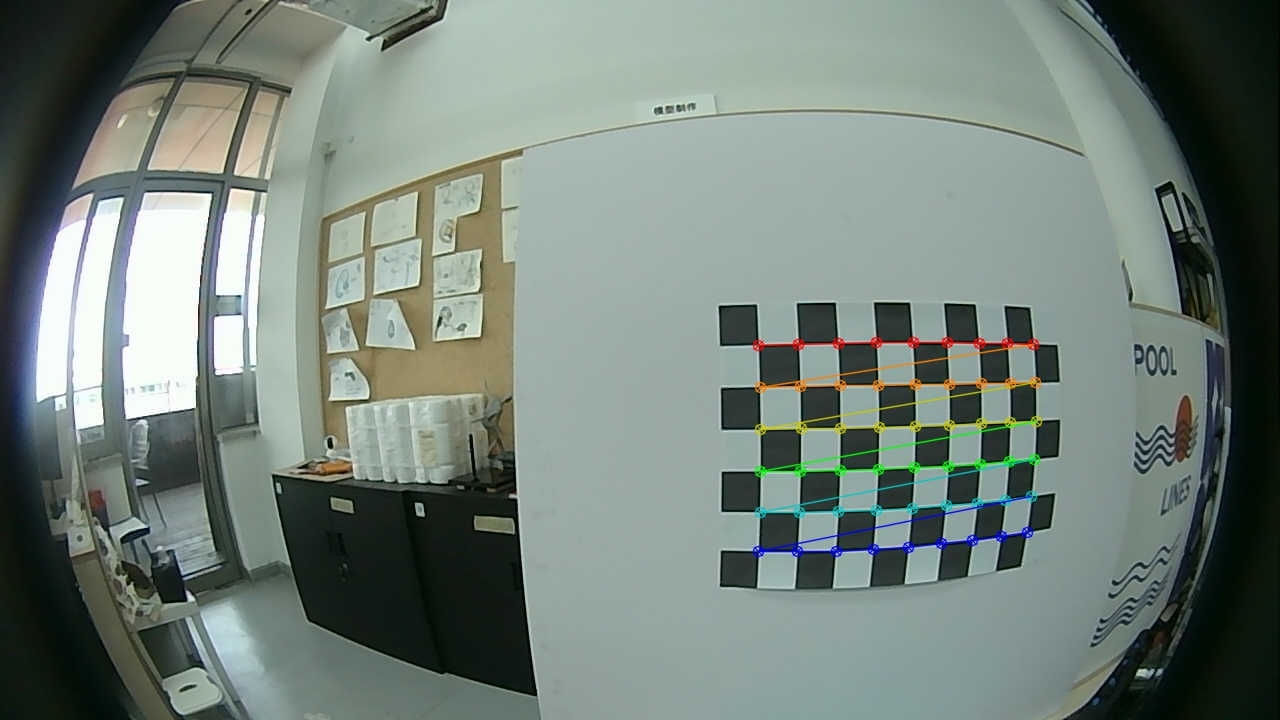
#> input picture BiCamera/findCorners11.jpg, 1280 x 720 px; its folder holds 4 pictures in this run
$ python '标定过程.py'
#> lines starting #> are read from the running program, lines starting #| are printed output that depends on the picture
import numpy as np
import cv2
import glob

# 设置迭代终止条件
criteria = (cv2.TERM_CRITERIA_EPS + cv2.TERM_CRITERIA_MAX_ITER, 30, 0.001)

# 设置 object points, 形式为 (0,0,0), (1,0,0), (2,0,0) ....,(6,5,0)
objp = np.zeros((9*6, 3), np.float32)  # 根据实际棋盘格大小进行修改
objp[:, :2] = np.mgrid[0:9, 0:6].T.reshape(-1, 2)

# 用arrays存储所有图片的object points 和 image points
objpoints = []  # 3D点的实际坐标
imgpoints = []  # 2D点在图像平面的坐标

# 用glob匹配文件夹中所有文件名含有“.jpg"的图片
images = glob.glob("*.jpg")  # 根据实际路径进行修改

for fname in images:
    img = cv2.imread(fname)
#> img is the input picture: shape (720, 1280, 3); mean B, G, R 121.3, 129, 115.6
    gray = cv2.cvtColor(img, cv2.COLOR_BGR2GRAY)
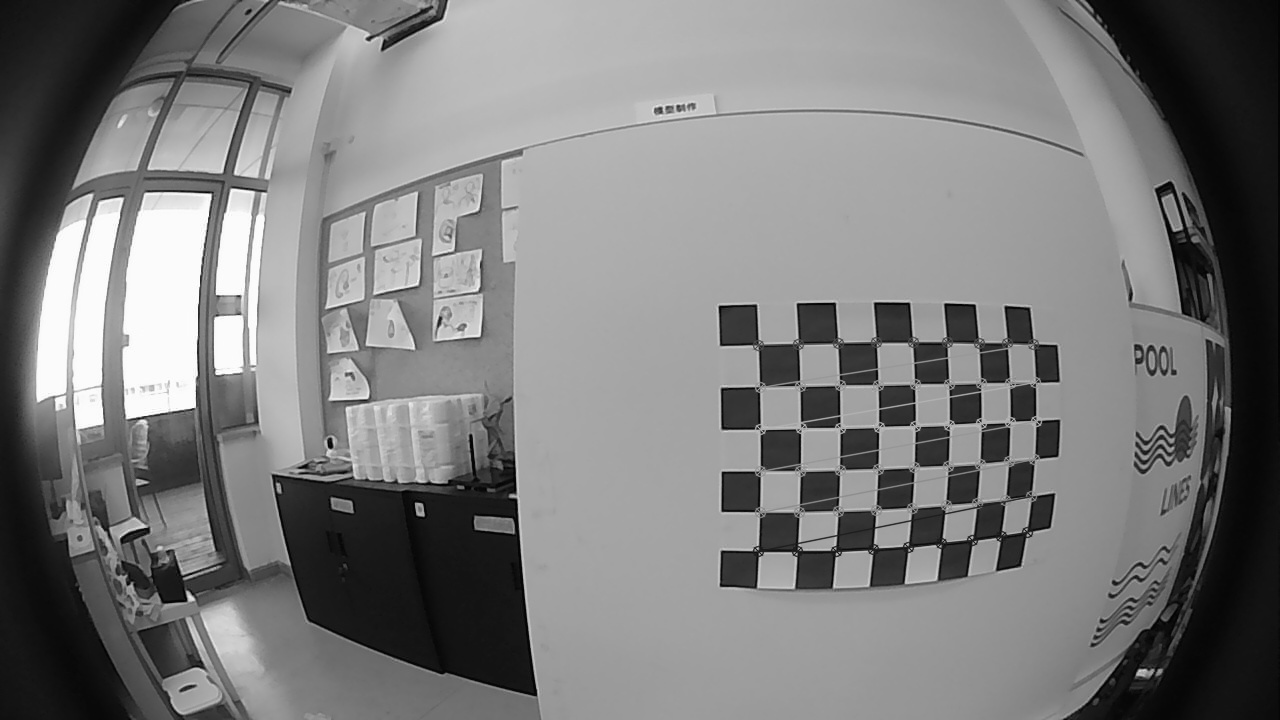
#> gray: shape (720, 1280); min 1, max 255, mean 124.1
    # 查找棋盘格角点
    ret, corners = cv2.findChessboardCorners(gray, (9, 6), None)
#> ret = False; corners = None
    # 如果找到了就添加 object points, image points
    if ret == True:
        objpoints.append(objp)
        corners2 = cv2.cornerSubPix(gray, corners, (11, 11), (-1, -1), criteria)
        imgpoints.append(corners2)
        # 对角点连接画线加以展示
        cv2.drawChessboardCorners(img, (9, 6), corners2, ret)
        cv2.imshow('img', img)
        cv2.waitKey(500)
#> pass 2 of the loop `for fname in images:`:
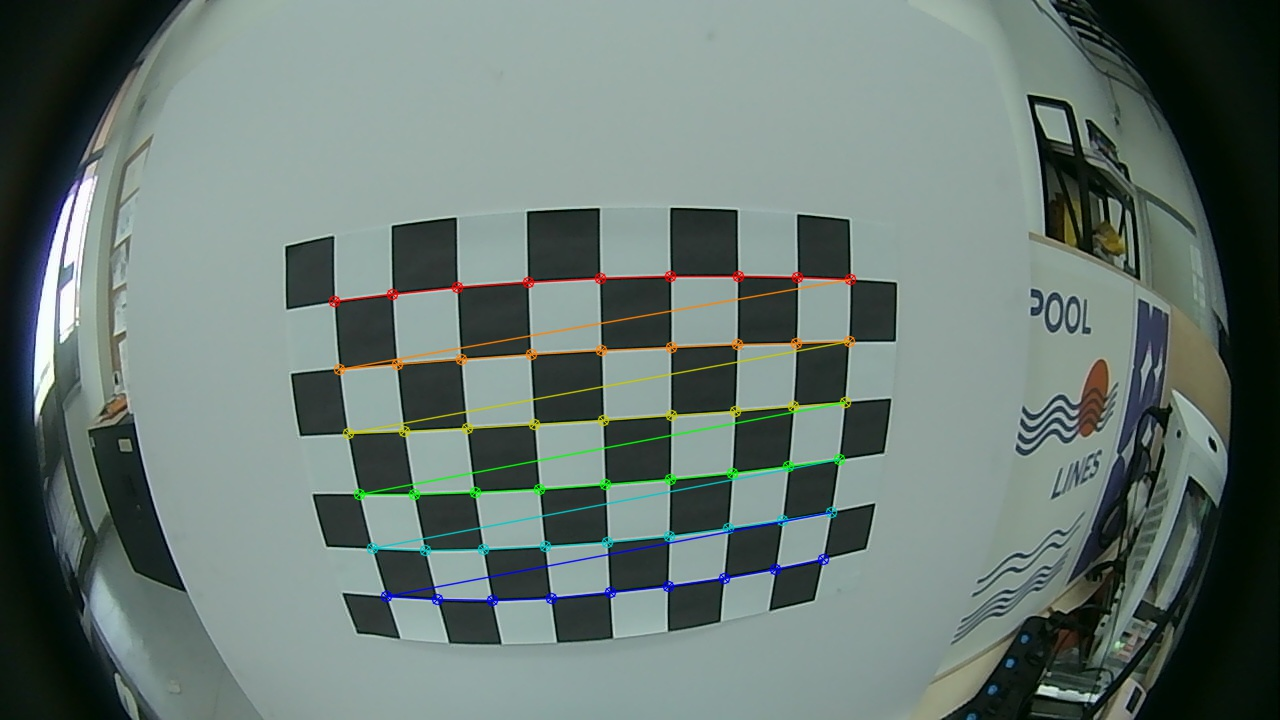
#> input picture BiCamera/findCorners12.jpg, 1280 x 720 px
#> img is the input picture: shape (720, 1280, 3); mean B, G, R 114.4, 120.2, 104.9
#> `gray = cv2.cvtColor(img, cv2.COLOR_BGR2GRAY)`:
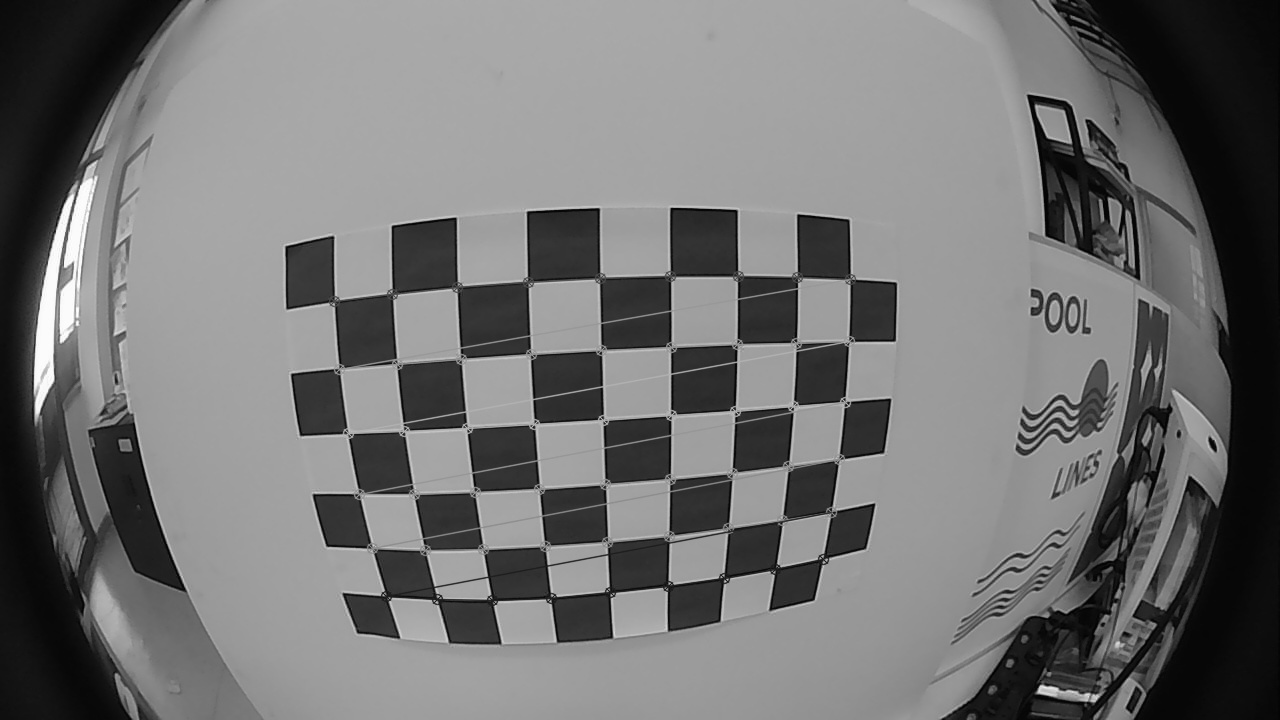
#> gray: shape (720, 1280); min 1, max 255, mean 114.9
#> pass 3 of the loop `for fname in images:`:
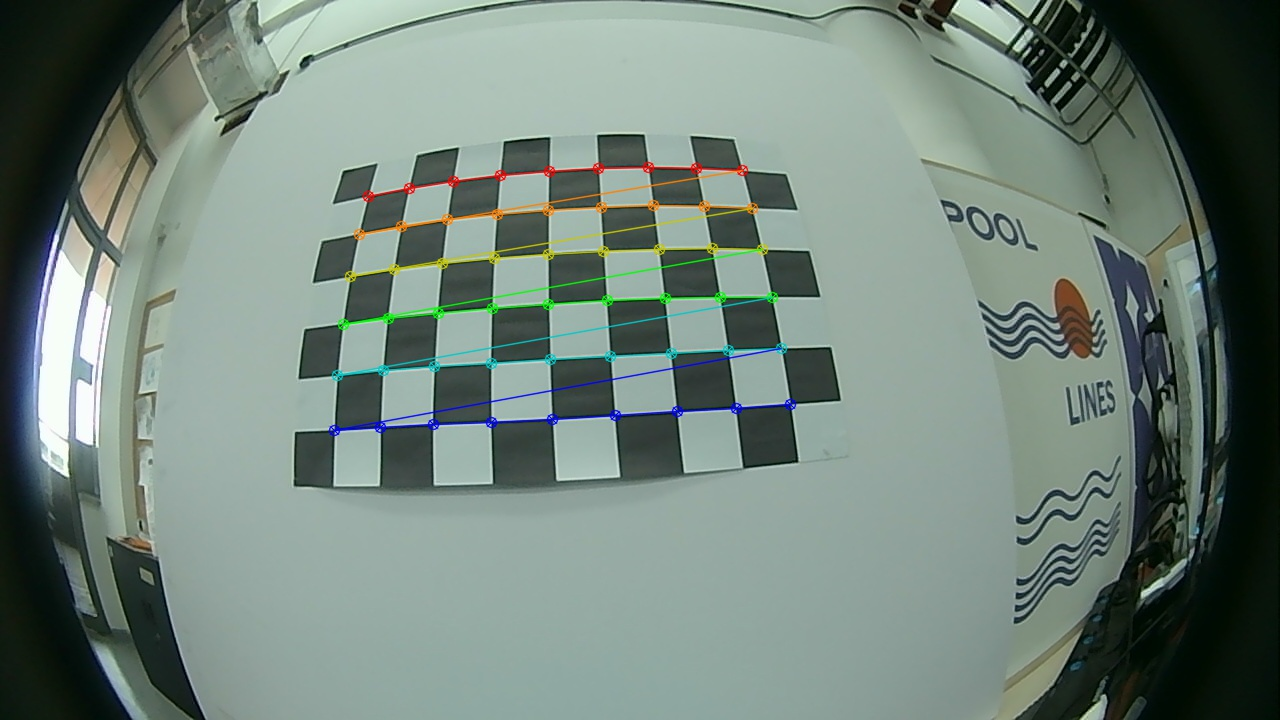
#> input picture BiCamera/findCorners14.jpg, 1280 x 720 px
#> img is the input picture: shape (720, 1280, 3); mean B, G, R 122, 130.8, 114.2
#> `gray = cv2.cvtColor(img, cv2.COLOR_BGR2GRAY)`:
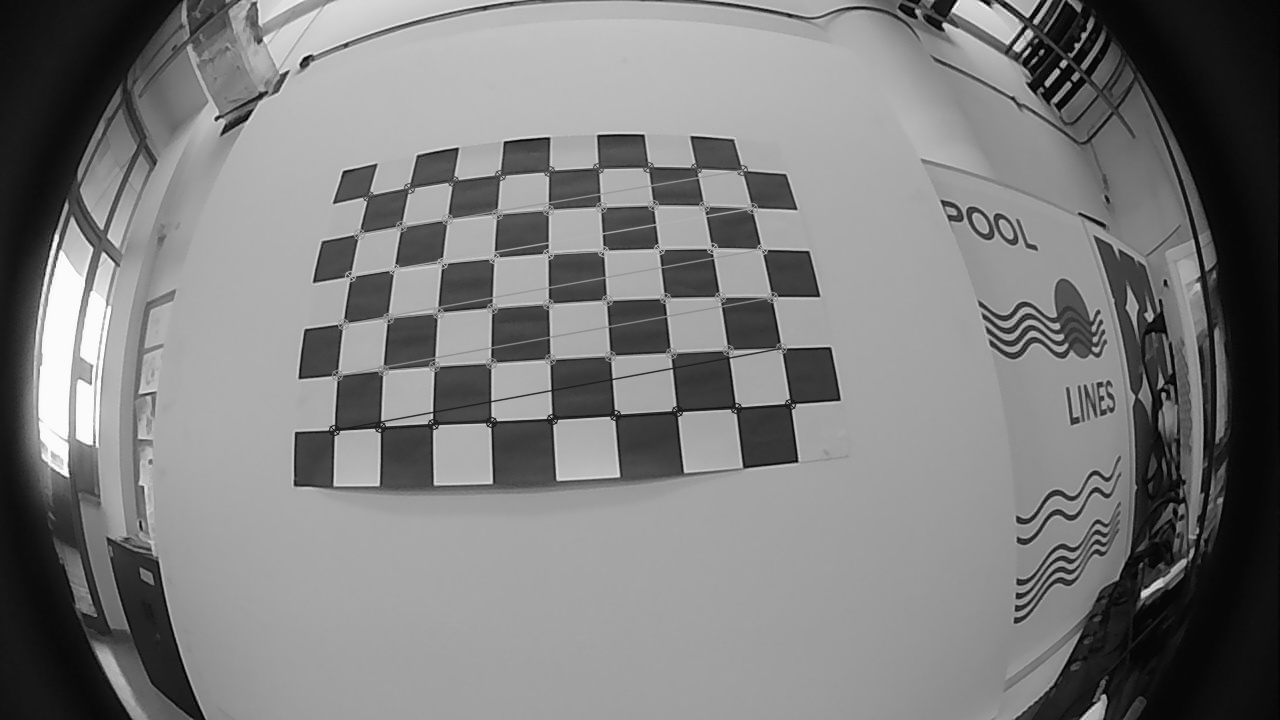
#> gray: shape (720, 1280); min 0, max 255, mean 124.9
#> corners = 50 rows, first 8: [648, 216], [667, 261], [598, 264], [601, 207], [548.5, 210], [549, 171], [642, 212], [608, 223]
#> the loop made 4 passes; the first 3 are shown
cv2.destroyAllWindows()

# 标定
#> (the run stopped early here; a loop or call above may not have finished)
